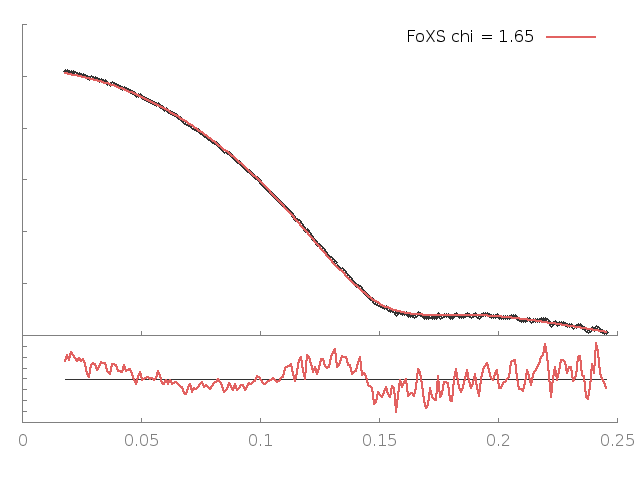

gnuplot code for this plot:
set terminal png enhanced; set output "23906h.B99990035_23906_merge2_q25.png";
set lmargin 2; set rmargin 2;set multiplot
set origin 0,0;set size 1,0.3; set tmargin 0; set bmargin 3;set ylabel '';set format y '';set xtics nomirror;set ytics nomirror; set border 3
set style line 11 lc rgb '#808080' lt 1;set border 3 back ls 11;f(x)=1
plot f(x) notitle lc rgb '#333333', '23906h.B99990035_23906_merge2_q25.dat' u 1:($2/$3) notitle w lines lw 2.5 lc rgb '#e26261'
set origin 0,0.3;set size 1,0.69; set bmargin 0; set tmargin 1;set xlabel ''; set format x ''; set ylabel '';
plot '23906h.B99990035_23906_merge2_q25.dat' u 1:2 thru log(y) notitle lc rgb '#333333' pt 6 ps 0.8, '23906h.B99990035_23906_merge2_q25.dat' u 1:3 thru log(y) t 'FoXS chi = 1.65' w lines lw 2.5 lc rgb '#e26261'
unset multiplot
reset
